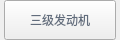
                    <widget class="QWidget" name="fdj_label_7" native="true">
                     <property name="geometry">
                      <rect>
                       <x>510</x>
                       <y>90</y>
                       <width>120</width>
                       <height>40</height>
                      </rect>
                     </property>
                     <property name="minimumSize">
                      <size>
                       <width>0</width>
                       <height>40</height>
                      </size>
                     </property>
                     <property name="maximumSize">
                      <size>
                       <width>16777215</width>
                       <height>40</height>
                      </size>
                     </property>
                     <layout class="QHBoxLayout" name="horizontalLayout_27">
                      <property name="spacing">
                       <number>0</number>
                      </property>
                      <property name="leftMargin">
                       <number>0</number>
                      </property>
                      <property name="topMargin">
                       <number>0</number>
                      </property>
                      <property name="rightMargin">
                       <number>0</number>
                      </property>
                      <property name="bottomMargin">
                       <number>0</number>
                      </property>
                      <item>
                       <widget class="QLabel" name="label_121">
                        <property name="minimumSize">
                         <size>
                          <width>4</width>
                          <height>0</height>
                         </size>
                        </property>
                        <property name="maximumSize">
                         <size>
                          <width>4</width>
                          <height>16777215</height>
                         </size>
                        </property>
                        <property name="text">
                         <string/>
                        </property>
                        <property name="pixmap">
                         <pixmap resource="twoDdisplay.qrc">:/twoDdisplay/rectleft</pixmap>
                        </property>
                       </widget>
                      </item>
                      <item>
                       <widget class="QPushButton" name="sjfdjbtn">
                        <property name="minimumSize">
                         <size>
                          <width>0</width>
                          <height>40</height>
                         </size>
                        </property>
                        <property name="maximumSize">
                         <size>
                          <width>16777215</width>
                          <height>40</height>
                         </size>
                        </property>
                        <property name="cursor">
                         <cursorShape>PointingHandCursor</cursorShape>
                        </property>
                        <property name="styleSheet">
                         <string notr="true">border-image:url(:/twoDdisplay/btnbg);
color:rgb(98,109,125);</string>
                        </property>
                        <property name="text">
                         <string>三级发动机</string>
                        </property>
                       </widget>
                      </item>
                      <item>
                       <widget class="QLabel" name="label_122">
                        <property name="minimumSize">
                         <size>
                          <width>4</width>
                          <height>0</height>
                         </size>
                        </property>
                        <property name="maximumSize">
                         <size>
                          <width>4</width>
                          <height>16777215</height>
                         </size>
                        </property>
                        <property name="text">
                         <string/>
                        </property>
                        <property name="pixmap">
                         <pixmap resource="twoDdisplay.qrc">:/twoDdisplay/rectright</pixmap>
                        </property>
                       </widget>
                      </item>
                     </layout>
                    </widget>
